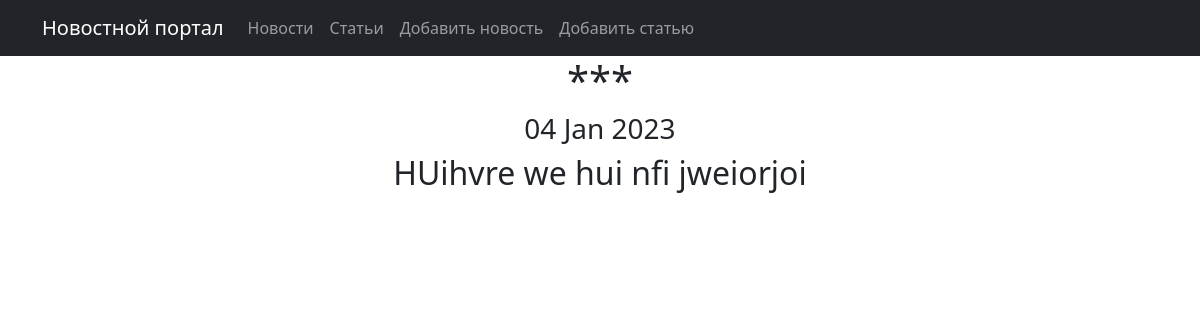
Page /article/2 on the earlier database version.
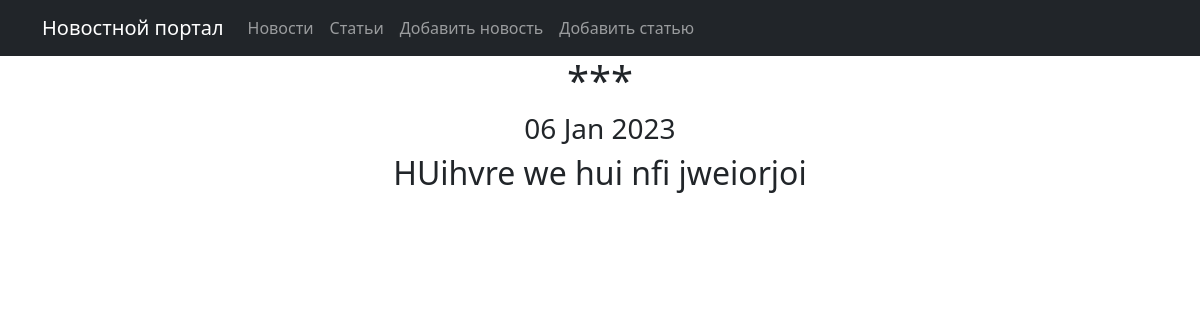
Same page on the later database version.
### qwe/models.py (models this page shows, shortened)
class Post(models.Model):
    ARTICLE = 'AR'
    NEWS = 'NE'
    CATEGORY = (
        (ARTICLE, 'Статья'),
        (NEWS, 'Новость'),
    )
    postAuthor = models.ForeignKey(Author, on_delete=models.CASCADE)
    postType = models.CharField(max_length=2, choices=CATEGORY, default=ARTICLE)
    date = models.DateTimeField(auto_now_add=True)
    category = models.ManyToManyField(Category, through='PostCategory')
    title = models.CharField(max_length=256)
    text = models.TextField()
    rating = models.IntegerField(default=0)

### qwe/views.py (the view)
# urls.py: path('article/<pk>', ArticleDetail.as_view(), name='post_detail'),
class ArticleDetail(PostDetail):
    queryset = Post.objects.filter(postType='AR')

### qwe/templatetags/custom_filters.py (called while the page is built)
@register.filter()
def censor(value):
    try:
        if type(value) is not str:
            raise StrError()
    except StrError as e:
        pprint(e)
        return
    else:
        postfix = ''
        for i in value.split():
            if i.lower() in qwe:
                i = qwe[i.lower()]
            postfix += f'{i} '
        return f'{postfix}'

### templates/new.html (shortened to what this page needs)
{% extends 'flatpages/default.html' %}
{% load custom_filters %}
{% block content %}
<h1>{{ new.title|censor }}</h1>
<h3>{{ new.date|date:'d M Y' }}</h3>
<h2>{{ new.text|censor }}</h2>
{% endblock content %}

Differences in the rows shown:
changed Post "HUihvre we hui nfi jweiorjoi": date "04 Jan 2023" → "06 Jan 2023"
